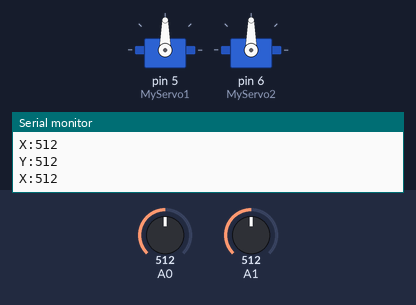
A sketch run on a simulated Arduino Uno, built with avr-gcc and run on an emulated ATmega328P. Parts: 2 × servo, the last lines printed to the serial monitor. The test bench sets the inputs (shaded band); at power-on: A1 = 512, A0 = 512.

Above: at 1.2 s.
1.3 s: A1 set to 983
At 2.0 s:
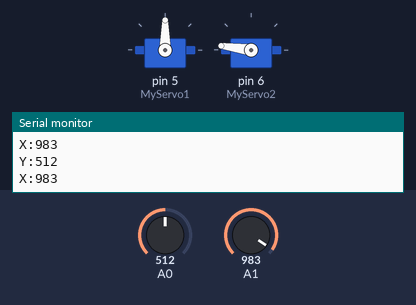
2.8 s: A1 set to 1012
At 4.0 s:
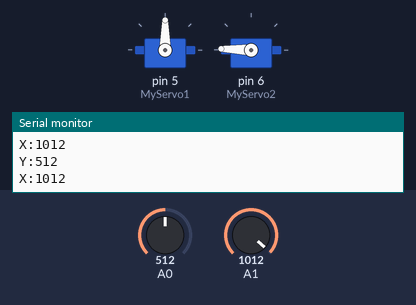
4.3 s: A0 set to 11
At 5.5 s:
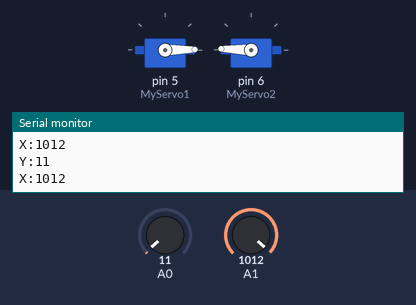
5.8 s: A0 set to 8
7.3 s: A1 set to 1023
At 7.7 s:
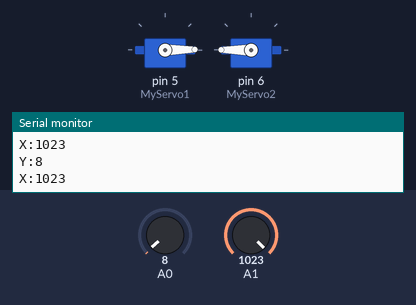
8.8 s: A0 set to 122
At 10.2 s:
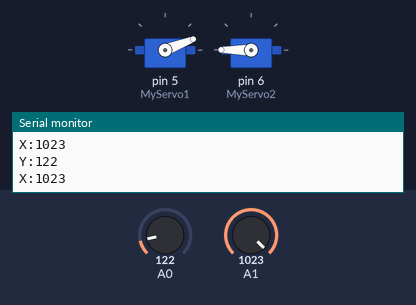
Timing chart, 0 to 11.3 s (numbered marks = the images above; inputs shaded):
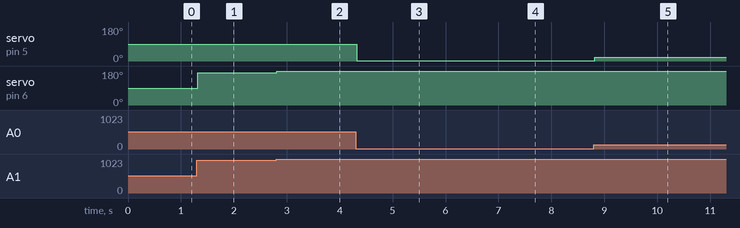

Measured:
- after the input at 1.3 s, servo on pin 6 (MyServo2): 90° → 172° at once
- after the input at 2.8 s, servo on pin 6 (MyServo2): 172° → 178° at once
- after the input at 4.3 s, servo on pin 5 (MyServo1): 90° → 1° at once
- after the input at 7.3 s, servo on pin 6 (MyServo2): 178° → 180° at once
- after the input at 8.8 s, servo on pin 5 (MyServo1): 1° → 21° at once

The sketch:

Controlling_Servo_Motor_with_Joystick_and_Arduino.ino
```cpp
//For more Refer https://IoTforGeeks.com/a-guide-to-control-servo-motor-with-joystick-and-arduino-with-program
#include <Servo.h>
Servo MyServo1;
Servo MyServo2;
int Servo1_Position;
int Servo2_Position;

void setup() {
  //Set baud rate
  Serial.begin(9600);
  MyServo1.attach(5);
  MyServo2.attach(6);
}

void loop() {
  //Printing Joystick Data on Serial Monitor (You can comment the secion below if you don't want)
    Serial.print("Y:");
    Serial.println(analogRead(A0));
    Serial.print("X:");
    Serial.println(analogRead(A1));
  /////////////////////////////////////////////////////////////////////////////////////////////

    //Controlling Servo 1
    Servo1_Position = analogRead(A0);  //Reading Joystick Y position (Verical)
    Servo1_Position = map(Servo1_Position, 0, 1023, 0, 180);
    MyServo1.write(Servo1_Position);
    delay(15);

    //Controlling Servo 2
    Servo2_Position = analogRead(A1);  //Reading Joystick X position (Horizontal)
    Servo2_Position = map(Servo2_Position, 0, 1023, 0, 180);
    MyServo2.write(Servo2_Position);
    delay(15);
}
```
